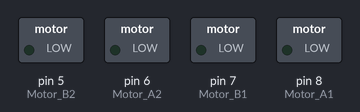
Simulated run of this sketch. Board: Arduino Uno, built with avr-gcc and run on an emulated ATmega328P. Shown: switched loads named in the sketch (green lamp = pin HIGH).

Above: at 0.05 s.
At 3.05 s:
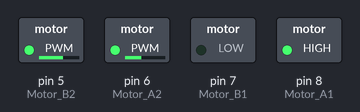
At 4.5 s:
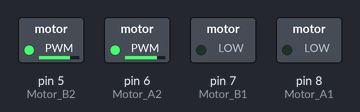
Timing chart, 0 to 5.9 s (numbered marks = the images above):
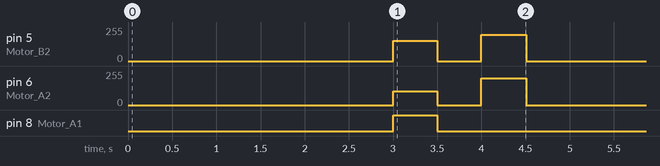

Measured:
- by itself, pin 5 (Motor_B2): repeats every 4.5 s: 0/255 0.50 s, 197/255 0.51 s, 0/255 3.0 s, 151/255 0.50 s
- by itself, pin 6 (Motor_A2): repeats every 4.5 s: 0/255 0.50 s, 202/255 0.51 s, 0/255 3.0 s, 102/255 0.50 s
- by itself, pin 8 (Motor_A1): alternates HIGH for 0.50 s and LOW for 4.0 s

The sketch:

stop_and_turn_right.ino
```cpp
int Motor_A1 = 8;   // Left wheel, goes forward
int Motor_A2 = 6;   // Left wheel, goes backward
int Motor_B1 = 7;   // Right wheel, goes backward
int Motor_B2 = 5;   // Right wheel, goes forward
const int encoderPin_R2 = 11;
const int encoderPin_R1 = 12;
volatile int prevStateA = HIGH;
volatile int prevStateB = HIGH;
volatile int distanceMovedA = 0;
volatile int distanceMovedB = 0;

float speedParamA1 = 189.0;
float speedParamA2 = 102.0;
float speedParamB1 = 126.0;
float speedParamB2 = 151.0;

//slightly right
//130.0
//0.0
//0.0
//209.5
//slightly right, slow
//135.0
//110.0
//126.0
//129.5
//slightly left
//128.0
//36.2
//0.0
//254.5
//slightly left, slow
//128.1
//124.9
//126.0
//139.5
//turn left
//3.0
//202.0
//0.0
//197.0

unsigned long lastMillis = 0;
unsigned long interval = 3000;

void setup() {
  // Initialize encoder input pin and motor control pins
  pinMode(encoderPin_R1, INPUT_PULLUP);
  pinMode(encoderPin_R2, INPUT_PULLUP);
  pinMode(Motor_A1, OUTPUT);
  pinMode(Motor_A2, OUTPUT);
  pinMode(Motor_B1, OUTPUT);
  pinMode(Motor_B2, OUTPUT);

  // Start serial communication
  Serial.begin(9600);
}

void loop() {
//  delay(1500);

//  stopAndTurnLeft();
  turnLeft();

//  delay(500);
  delay(100);
}

void recordDistancePassedByA() {
  int currentStateA = digitalRead(encoderPin_R2);
  if (currentStateA != prevStateA) {
    distanceMovedA++;
    prevStateA = currentStateA;
  }
}

void recordDistancePassedByB() {
  int currentStateB = digitalRead(encoderPin_R1);
  if (currentStateB != prevStateB) {
    distanceMovedB++;
    prevStateB = currentStateB;
  }
}

void forward(){
    analogWrite(Motor_A1, speedParamA1);
    analogWrite(Motor_A2, speedParamA2);
    analogWrite(Motor_B1, speedParamB1);
    analogWrite(Motor_B2, speedParamB2);
}

void turnLeft() {
  analogWrite(Motor_A1, 0.0);
  analogWrite(Motor_A2, 0.0);
  analogWrite(Motor_B1, 0.0);
  analogWrite(Motor_B2, 0.0);
  delay(3000);
  analogWrite(Motor_A1, speedParamA1);
  analogWrite(Motor_A2, speedParamA2);
  analogWrite(Motor_B1, speedParamB1);
  analogWrite(Motor_B2, speedParamB2);
  delay(500);
  analogWrite(Motor_A1, 0.0);
  analogWrite(Motor_A2, 0.0);
  analogWrite(Motor_B1, 0.0);
  analogWrite(Motor_B2, 0.0);
  delay(500);
  analogWrite(Motor_A1, 3.0);
  analogWrite(Motor_A2, 202.0);
  analogWrite(Motor_B1, 0.0);
  analogWrite(Motor_B2, 197.0);
  delay(410);
}

void turnRight() {
  delay(400);
  analogWrite(Motor_A1, 0.0);
  analogWrite(Motor_A2, 0.0);
  analogWrite(Motor_B1, 0.0);
  analogWrite(Motor_B2, 0.0);
  delay(3000);
  analogWrite(Motor_A1, speedParamA1);
  analogWrite(Motor_A2, speedParamA2);
  analogWrite(Motor_B1, speedParamB1);
  analogWrite(Motor_B2, speedParamB2);
  delay(500);
  analogWrite(Motor_A1, 0.0);
  analogWrite(Motor_A2, 0.0);
  analogWrite(Motor_B1, 0.0);
  analogWrite(Motor_B2, 0.0);
  delay(500);
  analogWrite(Motor_A1, 3.0);
  analogWrite(Motor_A2, 202.0);
  analogWrite(Motor_B1, 0.0);
  analogWrite(Motor_B2, 197.0);
  delay(1270);
  analogWrite(Motor_A1, 0.0);
  analogWrite(Motor_A2, 0.0);
  analogWrite(Motor_B1, 0.0);
  analogWrite(Motor_B2, 0.0);
}
```
